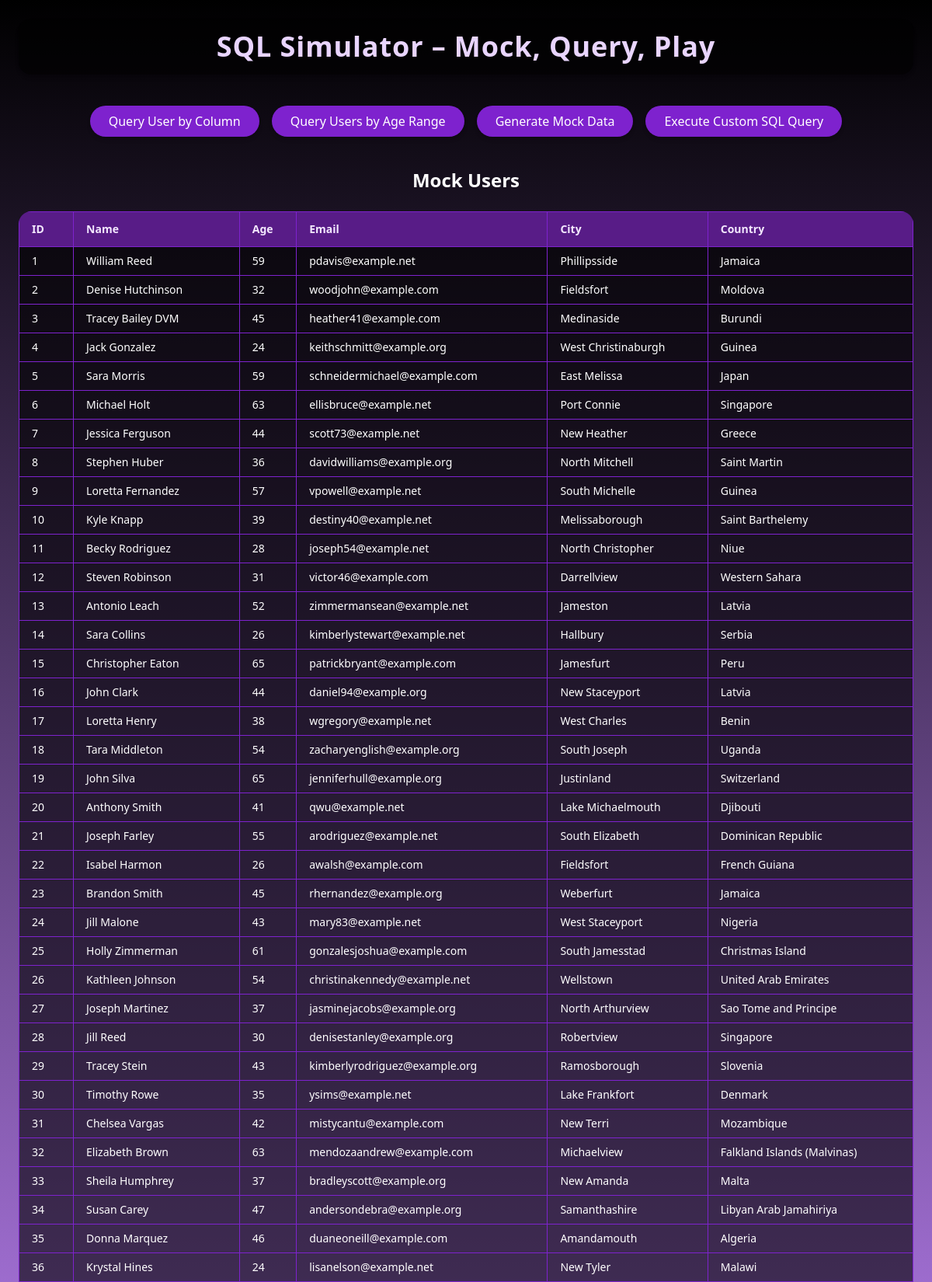
The page / (upper part) on the database its author committed.
### tables this page shows
CREATE TABLE users (
        id INTEGER PRIMARY KEY,
        name TEXT,
        age INTEGER,
        email TEXT,
        city TEXT,
        country TEXT
    );

### app.py (the view)
@app.route('/')
def home():
    conn = get_db_connection()
    cursor = conn.cursor()
    cursor.execute('SELECT * FROM users')
    users = cursor.fetchall()
    conn.close()
    return render_template('index.html', users=users)

### app.py (called while the page is built)
def get_db_connection():
    conn = sqlite3.connect('mock_data.db')
    conn.row_factory = sqlite3.Row  # This allows us to access columns by name
    return conn

### templates/index.html (shortened to what this page needs)
<!DOCTYPE html>
<html lang="en">
  <head>
    <script src="https://cdn.tailwindcss.com"></script>
  </head>
  <body class="min-h-screen bg-gradient-to-b from-black via-purple-400 to-black text-white p-6">
    <header class="w-full bg-black bg-opacity-60 rounded-2xl shadow-md px-6 py-4 mb-10 text-center">
      <h1 class="text-3xl md:text-4xl font-bold tracking-wide text-purple-200">
        SQL Simulator – Mock, Query, Play
      </h1>
    </header>
    <div class="flex flex-wrap justify-center gap-4 mb-10">
      <a href="/query_user" class="px-6 py-2 rounded-full bg-purple-700 hover:bg-purple-600 active:scale-95 transition transform text-white shadow-md">
        Query User by Column
      </a>
      <a href="/query_users_by_age" class="px-6 py-2 rounded-full bg-purple-700 hover:bg-purple-600 active:scale-95 transition transform text-white shadow-md">
        Query Users by Age Range
      </a>
      <a href="/generate_data" class="px-6 py-2 rounded-full bg-purple-700 hover:bg-purple-600 active:scale-95 transition transform text-white shadow-md">
        Generate Mock Data
      </a>
      <a href="/execute_sql" class="px-6 py-2 rounded-full bg-purple-700 hover:bg-purple-600 active:scale-95 transition transform text-white shadow-md">
        Execute Custom SQL Query
      </a>
    </div>
    <h2 class="text-2xl font-semibold text-center mb-6">Mock Users</h2>
    <div class="overflow-x-auto">
      <table class="w-full table-auto text-sm text-left border-collapse rounded-2xl overflow-hidden shadow-lg bg-black bg-opacity-60">
        <thead class="bg-purple-900 text-purple-100">
          <tr>
            <th class="px-4 py-3 border border-purple-700">ID</th>
            <th class="px-4 py-3 border border-purple-700">Name</th>
            <th class="px-4 py-3 border border-purple-700">Age</th>
            <th class="px-4 py-3 border border-purple-700">Email</th>
            <th class="px-4 py-3 border border-purple-700">City</th>
            <th class="px-4 py-3 border border-purple-700">Country</th>
          </tr>
        </thead>
        <tbody>
          {% for user in users %}
          <tr class="hover:bg-purple-800 hover:bg-opacity-30 transition-colors">
            <td class="px-4 py-2 border border-purple-700">{{ user['id'] }}</td>
            <td class="px-4 py-2 border border-purple-700">{{ user['name'] }}</td>
            <td class="px-4 py-2 border border-purple-700">{{ user['age'] }}</td>
            <td class="px-4 py-2 border border-purple-700">{{ user['email'] }}</td>
            <td class="px-4 py-2 border border-purple-700">{{ user['city'] }}</td>
            <td class="px-4 py-2 border border-purple-700">{{ user['country'] }}</td>
          </tr>
          {% endfor %}
        </tbody>
      </table>
    </div>
  </body>
</html>

### rows shown on the page
users: id "1", name "William Reed", age "59", email "pdavis@example.net", city "Phillipsside", country "Jamaica"
users: id "2", name "Denise Hutchinson", age "32", email "woodjohn@example.com", city "Fieldsfort", country "Moldova"
users: id "3", name "Tracey Bailey DVM", age "45", email "heather41@example.com", city "Medinaside", country "Burundi"
users: id "4", name "Jack Gonzalez", age "24", email "keithschmitt@example.org", city "West Christinaburgh", country "Guinea"
users: id "5", name "Sara Morris", age "59", email "schneidermichael@example.com", city "East Melissa", country "Japan"
users: id "6", name "Michael Holt", age "63", email "ellisbruce@example.net", city "Port Connie", country "Singapore"
users: id "7", name "Jessica Ferguson", age "44", email "scott73@example.net", city "New Heather", country "Greece"
users: id "8", name "Stephen Huber", age "36", email "davidwilliams@example.org", city "North Mitchell", country "Saint Martin"
users: id "9", name "Loretta Fernandez", age "57", email "vpowell@example.net", city "South Michelle", country "Guinea"
users: id "10", name "Kyle Knapp", age "39", email "destiny40@example.net", city "Melissaborough", country "Saint Barthelemy"
users: id "11", name "Becky Rodriguez", age "28", email "joseph54@example.net", city "North Christopher", country "Niue"
users: id "12", name "Steven Robinson", age "31", email "victor46@example.com", city "Darrellview", country "Western Sahara"
users: id "13", name "Antonio Leach", age "52", email "zimmermansean@example.net", city "Jameston", country "Latvia"
users: id "14", name "Sara Collins", age "26", email "kimberlystewart@example.net", city "Hallbury", country "Serbia"
users: id "15", name "Christopher Eaton", age "65", email "patrickbryant@example.com", city "Jamesfurt", country "Peru"
users: id "16", name "John Clark", age "44", email "daniel94@example.org", city "New Staceyport", country "Latvia"
users: id "17", name "Loretta Henry", age "38", email "wgregory@example.net", city "West Charles", country "Benin"
users: id "18", name "Tara Middleton", age "54", email "zacharyenglish@example.org", city "South Joseph", country "Uganda"
users: id "19", name "John Silva", age "65", email "jenniferhull@example.org", city "Justinland", country "Switzerland"
users: id "20", name "Anthony Smith", age "41", email "qwu@example.net", city "Lake Michaelmouth", country "Djibouti"
users: id "21", name "Joseph Farley", age "55", email "arodriguez@example.net", city "South Elizabeth", country "Dominican Republic"
users: id "22", name "Isabel Harmon", age "26", email "awalsh@example.com", city "Fieldsfort", country "French Guiana"
users: id "23", name "Brandon Smith", age "45", email "rhernandez@example.org", city "Weberfurt", country "Jamaica"
users: id "24", name "Jill Malone", age "43", email "mary83@example.net", city "West Staceyport", country "Nigeria"
users: id "25", name "Holly Zimmerman", age "61", email "gonzalesjoshua@example.com", city "South Jamesstad", country "Christmas Island"
users: id "26", name "Kathleen Johnson", age "54", email "christinakennedy@example.net", city "Wellstown", country "United Arab Emirates"
users: id "27", name "Joseph Martinez", age "37", email "jasminejacobs@example.org", city "North Arthurview", country "Sao Tome and Principe"
users: id "28", name "Jill Reed", age "30", email "denisestanley@example.org", city "Robertview", country "Singapore"
users: id "29", name "Tracey Stein", age "43", email "kimberlyrodriguez@example.org", city "Ramosborough", country "Slovenia"
users: id "30", name "Timothy Rowe", age "35", email "ysims@example.net", city "Lake Frankfort", country "Denmark"
users: id "31", name "Chelsea Vargas", age "42", email "mistycantu@example.com", city "New Terri", country "Mozambique"
users: id "32", name "Elizabeth Brown", age "63", email "mendozaandrew@example.com", city "Michaelview", country "Falkland Islands (Malvinas)"
users: id "33", name "Sheila Humphrey", age "37", email "bradleyscott@example.org", city "New Amanda", country "Malta"
users: id "34", name "Susan Carey", age "47", email "andersondebra@example.org", city "Samanthashire", country "Libyan Arab Jamahiriya"
users: id "35", name "Donna Marquez", age "46", email "duaneoneill@example.com", city "Amandamouth", country "Algeria"
users: id "36", name "Krystal Hines", age "24", email "lisanelson@example.net", city "New Tyler", country "Malawi"
